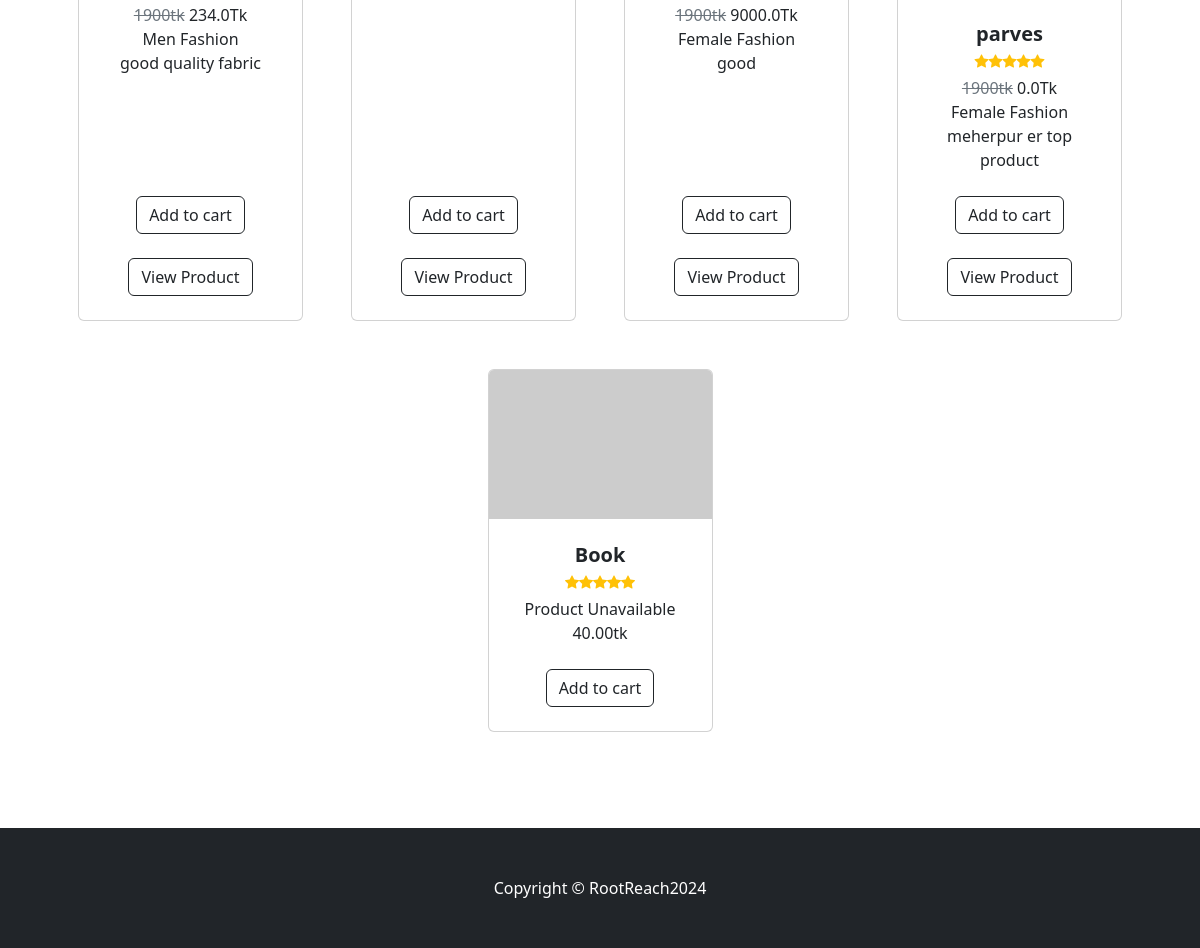
Before: / (lower part) with the older database file.
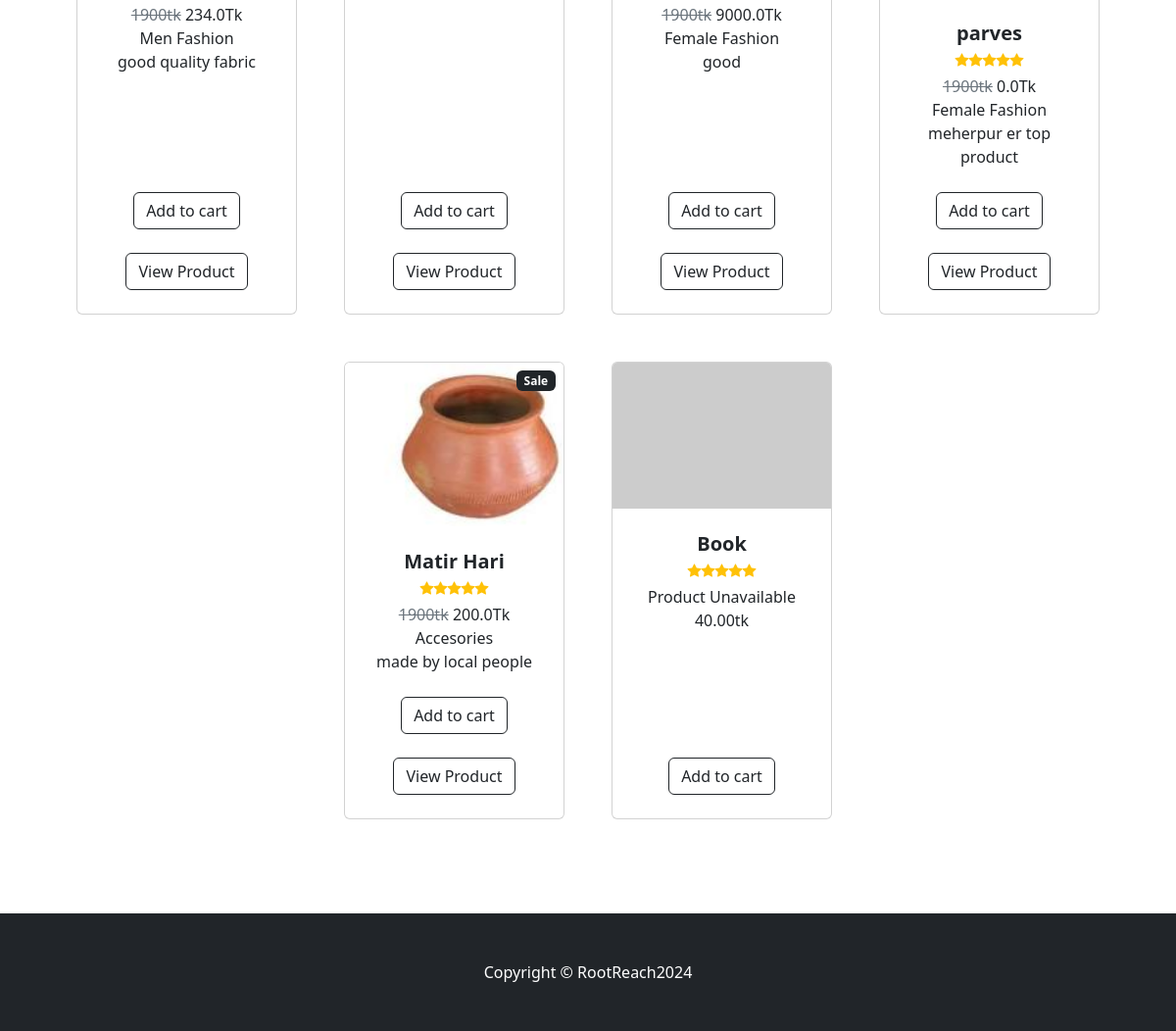
After: the same page with the newer database file.
### products/models.py (models this page shows, shortened)
class Product(models.Model):
    name = models.CharField(max_length=100)
    price = models.FloatField()
    category = models.ForeignKey(Category, on_delete=models.CASCADE, default=1)
    description = models.TextField()
    image = models.ImageField(upload_to='uploads/products/')
    is_sale = models.BooleanField(default=False)
    sale_price = models.FloatField(default=0)

class Category(models.Model):
    name = models.CharField(max_length=50)
    def __str__(self):
        return self.name
    class Meta:
        verbose_name_plural = 'Categories'

### RootReach/views.py (the view)
# urls.py: 2. Add a URL to urlpatterns:  path('', views.home, name='home')
def home(request):
    products = Product.objects.all()
    return render(request, 'home.html',{'products':products})

### cart/context_processors.py (called while the page is built)
def cart_quantity(request):
    if request.user.is_authenticated:
        cart = Cart(request)
        return {'cart_quantity': len(cart)}
    return {'cart_quantity': 0}

### templates/home.html (shortened to what this page needs)
{% extends 'base.html' %}
{% load static %}]
{% block content %}
        <section class="py-5">
            <div class="container px-4 px-lg-5 mt-5">
                <div class="row gx-4 gx-lg-5 row-cols-2 row-cols-md-3 row-cols-xl-4 justify-content-center">
                     {% for product in products %}
                    <div class="col mb-5">
                        <div class="card h-100">
                            <div class="badge bg-dark text-white position-absolute" style="top: 0.5rem; right: 0.5rem">Sale</div>
                            <img class="card-img-top" src="{{ product.image.url}}" alt="..." />
                            <div class="card-body p-4">
                                <div class="text-center">
                                    <h5 class="fw-bolder">{{ product.name }}</h5>
                                    <div class="d-flex justify-content-center small text-warning mb-2">
                                        <div class="bi-star-fill"></div>
                                        <div class="bi-star-fill"></div>
                                        <div class="bi-star-fill"></div>
                                        <div class="bi-star-fill"></div>
                                        <div class="bi-star-fill"></div>
                                    </div>
                                    <span class="text-muted text-decoration-line-through">1900tk</span>
                                    {{ product.price }}Tk <br/>
                                    {{ product.category }} <br/>
                                    {{ product.description }} <br/>
                                </div>
                            </div>
                            <div class="card-footer p-4 pt-0 border-top-0 bg-transparent">
                                <div class="text-center"><a class="btn btn-outline-dark mt-auto" href="#">Add to cart</a></div> <br/>
                                <div class="text-center"><a class="btn btn-outline-dark mt-auto" href="{% url 'product_page' product.id  %}">View Product</a></div>
                            </div>
                        </div>
                    </div>
                    {% endfor %}
                    <div class="col mb-5">
                        <div class="card h-100">
                            <img class="card-img-top" src="https://dummyimage.com/450x300/dee2e6/6c757d.jpg" alt="..." />
                            <div class="card-body p-4">
                                <div class="text-center">
                                    <h5 class="fw-bolder">Book</h5>
                                    <div class="d-flex justify-content-center small text-warning mb-2">
                                        <div class="bi-star-fill"></div>
                                        <div class="bi-star-fill"></div>
                                        <div class="bi-star-fill"></div>
                                        <div class="bi-star-fill"></div>
                                        <div class="bi-star-fill"></div>
                                    </div>
                                    Product Unavailable <br/>
                                    40.00tk
                                </div>
                            </div>
                            <div class="card-footer p-4 pt-0 border-top-0 bg-transparent">
                                <div class="text-center"><a class="btn btn-outline-dark mt-auto" href="#">Add to cart</a></div>
                            </div>
                        </div>
                    </div>
                </div>
            </div>
        </section>
{% endblock %}

Changed rows visible on the page:
added Product: image (picture), name "Matir Hari", price "200.0", category "Accesories", description "made by local people"
